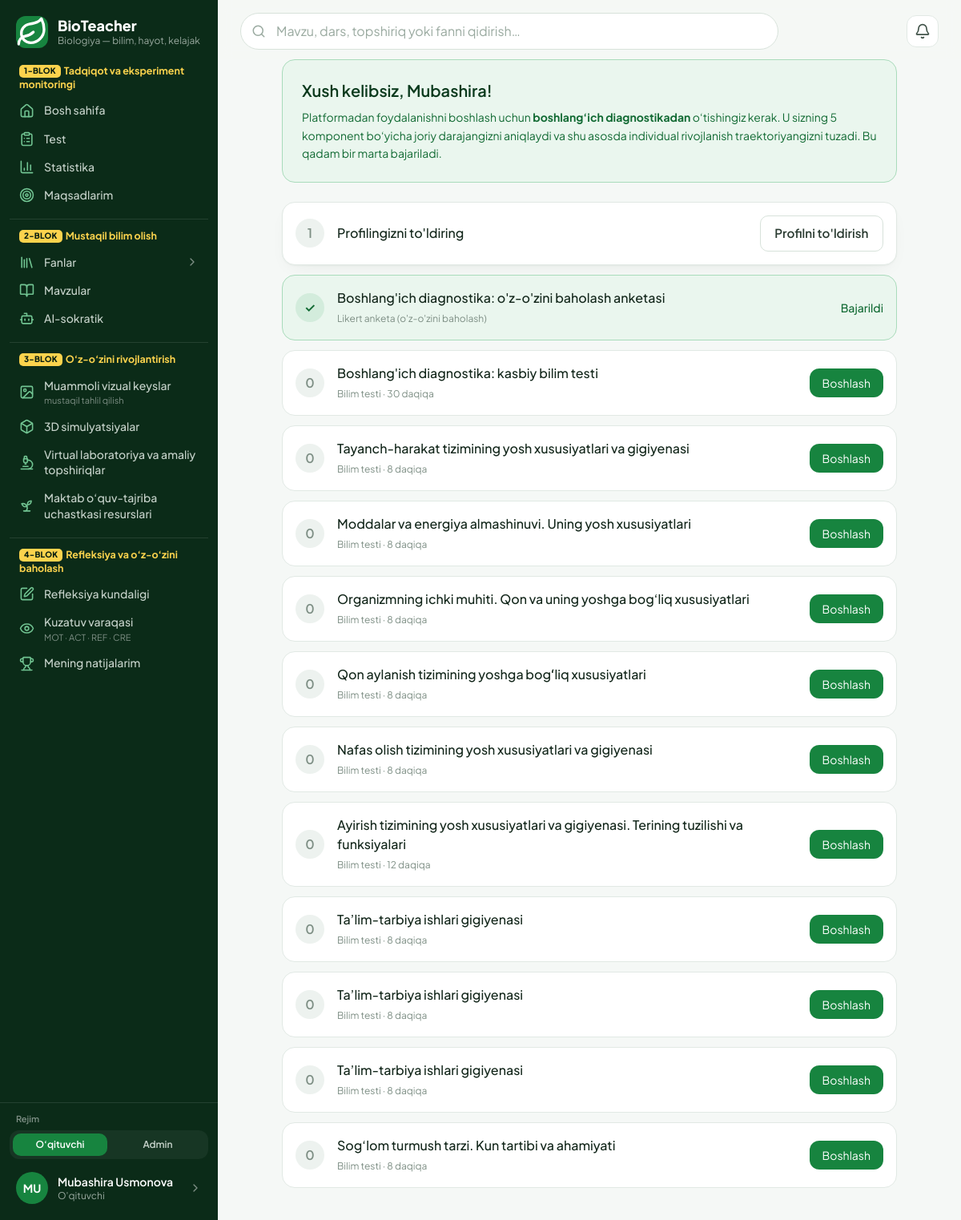
Page /hisob/boshlash/ (signed in) on the committed database.
### accounts/models.py (models this page shows, shortened)
class MenuItem(models.Model):
    key = models.CharField("band kaliti", max_length=60, unique=True)
    group = models.ForeignKey(
        "MenuGroup", on_delete=models.CASCADE, null=True, related_name="items", verbose_name="blok",
    )
    parent = models.ForeignKey(
        "self", on_delete=models.CASCADE, null=True, blank=True, related_name="children",
        verbose_name="ota band",
    )
    order = models.PositiveSmallIntegerField("tartib", default=0)
    label = models.CharField("nom", max_length=60, blank=True, help_text="Bo'sh — sahifaning standart nomi.")
    page = models.CharField("sahifa", max_length=60, blank=True)
    url = models.CharField("havola", max_length=300, blank=True)
    icon = models.CharField("ikonka", max_length=20, blank=True, help_text="Bo'sh — sahifa ikonkasi.")
    hint = models.CharField("izoh", max_length=60, blank=True)
    class Meta:
        verbose_name = "menyu bandi"
        verbose_name_plural = "menyu bandlari"
        ordering = ["order", "id"]

class User(AbstractUser):
    email = models.EmailField("email", unique=True)
    email_verified = models.BooleanField("email tasdiqlangan", default=False)
    last_login_ip = models.GenericIPAddressField("oxirgi IP", null=True, blank=True)
    USERNAME_FIELD = "email"
    REQUIRED_FIELDS = []
    objects = UserManager()
    class Meta:
        verbose_name = "foydalanuvchi"
        verbose_name_plural = "foydalanuvchilar"
    def get_short_name(self):
        return self.first_name or self.email.split("@")[0]

class Profile(SoftDeleteModel):
    user = models.OneToOneField(User, on_delete=models.CASCADE, related_name="profile")
    role = models.CharField("faol rol", max_length=20, choices=Role.choices, default=Role.TEACHER)
    roles = models.CharField("berilgan rollar", max_length=100, blank=True, default="")
    otm = models.CharField("OTM", max_length=200, blank=True)
    faculty = models.CharField("fakultet", max_length=200, blank=True)
    course = models.PositiveSmallIntegerField("kurs", null=True, blank=True)
    study_arm = models.CharField(
        "tadqiqot bo'linmasi", max_length=1, choices=StudyArm.choices, default=StudyArm.NONE,
    )
    phone = models.CharField("telefon", max_length=32, blank=True)
    avatar = models.ImageField("avatar", upload_to="avatars/%Y/%m/", blank=True)
    bio = models.TextField("qisqacha", blank=True)
    research_consent = models.BooleanField("tadqiqotda ishtirok roziligi", default=False)
    research_consent_at = models.DateTimeField(null=True, blank=True)
    respondent_id = models.UUIDField("respondent ID", default=uuid.uuid4, unique=True, editable=False)
    onboarding_done = models.BooleanField("onboarding tugallangan", default=False)
    class Meta:
        verbose_name = "profil"
        verbose_name_plural = "profillar"
    @property
    def role_list(self):
        granted = {r.strip() for r in self.roles.split(",") if r.strip()}
        granted.add(self.role)
        if self.user.is_superuser:
            granted.add(Role.ADMIN)
        return [r for r in Role.values if r in granted]
    @property
    def role_choices(self):
        return [(r, Role(r).label) for r in self.role_list]
    @property
    def has_multiple_roles(self):
        return len(self.role_list) > 1
    @property
    def is_admin(self):
        return self.role == Role.ADMIN

### diagnostics/models.py (models this page shows, shortened)
class Questionnaire(SoftDeleteModel):
    class Kind(models.TextChoices):
        LIKERT = "LIKERT", "Likert anketa (o'z-o'zini baholash)"
        TEST = "TEST", "Bilim testi"
        QUIZ = "QUIZ", "Dars mustahkamlash testi"
    DIAGNOSTIC_KINDS = (Kind.LIKERT, Kind.TEST)
    TEST_KINDS = (Kind.TEST, Kind.QUIZ)
    title = models.CharField("nomi", max_length=200)
    slug = models.SlugField("slug", max_length=80, unique=True)
    kind = models.CharField("turi", max_length=10, choices=Kind.choices)
    cut = models.CharField("kesim", max_length=12, choices=Cut.choices, default=Cut.INITIAL)
    description = models.TextField("tavsif", blank=True)
    instruction = models.TextField("ko'rsatma", blank=True)
    question_count = models.PositiveSmallIntegerField(
        "tanlanadigan savollar soni", default=0,
        help_text="0 — barcha savollar. Testda tasodifiy tanlanma uchun ishlatiladi (FR-08).",
    )
    time_limit_minutes = models.PositiveSmallIntegerField("vaqt limiti (daq.)", default=0)
    shuffle_questions = models.BooleanField("savollarni aralashtirish", default=True)
    is_active = models.BooleanField("faol", default=True)
    class Meta:
        verbose_name = "so'rovnoma"
        verbose_name_plural = "so'rovnomalar"
        ordering = ["cut", "kind"]

### accounts/views.py (the view)
# urls.py: path("boshlash/", views.onboarding, name="onboarding"),
@login_required
def onboarding(request):
    from diagnostics.models import Questionnaire
    profile = request.user.profile
    questionnaires = Questionnaire.objects.filter(
        cut=Cut.INITIAL, is_active=True, kind__in=Questionnaire.DIAGNOSTIC_KINDS
    ).order_by("kind")
    done_slugs = set(
        request.user.attempts.filter(status="FINISHED").values_list(
            "questionnaire__slug", flat=True
        )
    )
    steps = [
        {
            "title": "Profilingizni to'ldiring",
            "done": bool(profile.otm and request.user.first_name),
            "url": "accounts:profile_edit",
            "cta": "Profilni to'ldirish",
        },
    ]
    return render(
        request,
        "accounts/onboarding.html",
        {
            "steps": steps,
            "questionnaires": questionnaires,
            "done_slugs": done_slugs,
            "profile": profile,
        },
    )

### accounts/menu.py (called while the page is built)
def active_sections():
    from content.models import Section
    sections = list(Section.objects.filter(is_active=True).order_by("order", "title"))
    for section in sections:
        section.icon_name = SECTION_ICONS.get(section.slug, "leaf")
    return sections

def _resolve(item, sections):
    if item.page.startswith(SECTION_PREFIX):
        section = sections.get(item.page[len(SECTION_PREFIX):])
        if section is None:
            return None
        return {"href": reverse("content:section", args=[section.slug]), "label": section.title,
                "icon": section.icon_name, "page": {}, "slug": section.slug}
    if item.page:
        page = PAGES.get(item.page)
        if page is None:
            return None
        href = reverse(page["url"], args=[page["arg"]] if page.get("arg") else None) if page.get("url") else ""
        return {"href": href, "label": page["label"], "icon": page["icon"], "page": page, "slug": None}
    if item.url:
        return {"href": item.url, "label": item.url, "icon": "link", "page": {}, "slug": None}
    return None

def group_title(group):
    if group.title is not None:
        return group.title
    return DEFAULT_GROUPS.get(group.key, {}).get("title", "")

def _load(audience=None):
    from .models import MenuGroup, MenuItem
    if not MenuGroup.objects.exists():
        seed_defaults(MenuGroup, MenuItem)
    groups = MenuGroup.objects.order_by(F("order").asc(nulls_last=True), "id")
    if audience:
        groups = groups.filter(audience=audience)
    groups = list(groups)
    top, children = defaultdict(list), defaultdict(list)
    for item in MenuItem.objects.filter(group__in=groups).order_by("order", "id"):
        (children[item.parent_id] if item.parent_id else top[item.group_id]).append(item)
    return [(group, [(item, children[item.id]) for item in top[group.id]]) for group in groups]

def _current_section(request):
    match = getattr(request, "resolver_match", None)
    if match is None or match.namespace != "content":
        return None
    return match.kwargs.get("slug") if match.url_name == "section" else match.kwargs.get("section_slug")

### core/enums.py (called while the page is built)
def level_for(percent):
    value = max(0.0, min(100.0, float(percent or 0)))
    for threshold, code, name, wash, step in LEVEL_SCALE:
        if value >= threshold:
            return code, name, wash, step, LEVEL_HINTS[code]
    return "INITIAL", "Boshlang'ich", "scale-1", 1, LEVEL_HINTS["INITIAL"]

### templates/accounts/onboarding.html (shortened to what this page needs)
{% extends "base.html" %}
{% block content %}
<div class="max-w-3xl mx-auto">
  <div class="rounded-2xl border border-brand-200 bg-brand-50 p-6">
    <h2 class="font-semibold text-xl text-brand-900">Xush kelibsiz, {{ user.get_short_name }}!</h2>
    <p class="mt-2 text-sm text-brand-700 leading-relaxed">
      Platformadan foydalanishni boshlash uchun <strong>boshlang‘ich diagnostikadan</strong> o‘tishingiz kerak.
      U sizning 5 komponent bo‘yicha joriy darajangizni aniqlaydi va shu asosda individual
      rivojlanish traektoriyangizni tuzadi. Bu qadam bir marta bajariladi.
    </p>
  </div>
  <ol class="mt-6 space-y-3">
    {% for step in steps %}
      <li class="flex items-center gap-4 section p-4">
        <span class="grid place-items-center w-9 h-9 rounded-full shrink-0 {% if step.done %}bg-brand-100 text-brand-700{% else %}bg-slateg-100 text-slateg-500{% endif %} font-semibold">
          {% if step.done %}✓{% else %}{{ forloop.counter }}{% endif %}
        </span>
        <span class="flex-1">
          <span class="block font-medium text-slateg-900">{{ step.title }}</span>
        </span>
        <a href="{% url step.url %}" class="btn btn-quiet">{{ step.cta }}</a>
      </li>
    {% endfor %}
    {% for q in questionnaires %}
      <li class="flex items-center gap-4 rounded-2xl border {% if q.slug in done_slugs %}border-brand-200 bg-brand-50{% else %}border-slateg-200 bg-white{% endif %} p-4">
        <span class="grid place-items-center w-9 h-9 rounded-full shrink-0 {% if q.slug in done_slugs %}bg-brand-100 text-brand-700{% else %}bg-slateg-100 text-slateg-500{% endif %} font-semibold">
          {% if q.slug in done_slugs %}✓{% else %}{{ forloop.counter|add:steps|length }}{% endif %}
        </span>
        <span class="flex-1">
          <span class="block font-medium text-slateg-900">{{ q.title }}</span>
          <span class="text-xs text-slateg-500">
            {{ q.get_kind_display }}{% if q.time_limit_minutes %} · {{ q.time_limit_minutes }} daqiqa{% endif %}
          </span>
        </span>
        {% if q.slug in done_slugs %}
          <span class="text-sm text-brand-700 font-medium">Bajarildi</span>
        {% else %}
          <a href="{% url 'diagnostics:start' q.slug %}" class="rounded-xl bg-brand-600 px-4 py-2 text-sm text-white hover:bg-brand-700">Boshlash</a>
        {% endif %}
      </li>
    {% empty %}
      <li class="rounded-2xl border border-amberx-200 bg-amberx-50 p-4 text-sm text-amberx-700">
        Diagnostik so‘rovnomalar hali yuklanmagan. Administrator <code>python manage.py seed_demo</code> buyrug‘ini bajarishi kerak.
      </li>
    {% endfor %}
  </ol>
</div>
{% endblock %}

### templates/partials/rail.html (shortened to what this page needs)
{% load static %}
<div class="flex flex-col h-full w-full">
  <a href="{% url 'home:dashboard' %}" class="flex items-center gap-3 px-5 pt-5 pb-5">
    <span class="grid place-items-center w-10 h-10 rounded-xl bg-brand-600 text-white shrink-0">
    </span>
    <span class="min-w-0">
      <span class="block text-white text-lg font-extrabold leading-tight">BioTeacher</span>
      <span class="block text-xs text-slateg-400 truncate">Biologiya — bilim, hayot, kelajak</span>
    </span>
  </a>
  <nav class="flex-1 overflow-y-auto px-3 pb-3" aria-label="Asosiy menyu">
    {% if profile.is_admin %}{% with groups=rail_menu.admin %}{% include "partials/rail_groups.html" %}{% endwith %}
    {% else %}{% with groups=rail_menu.teacher %}{% include "partials/rail_groups.html" %}{% endwith %}
    {% endif %}
  </nav>
  <div class="border-t border-white/10 p-3">
    {% if profile.has_multiple_roles %}
      <form method="post" action="{% url 'accounts:switch_role' %}" class="mb-2">{% csrf_token %}
        <p class="px-2 mb-1.5 text-[11px] font-semibold text-slateg-500">Rejim</p>
        <div class="grid grid-cols-{{ profile.role_choices|length }} gap-1 rounded-xl bg-white/5 p-1" role="group" aria-label="Rolni almashtirish">
          {% for code, label in profile.role_choices %}
            <button name="role" value="{{ code }}"
                    {% if code == profile.role %}aria-pressed="true" disabled{% endif %}
                    class="rounded-lg px-2 py-1.5 text-xs font-semibold truncate
                      {% if code == profile.role %}bg-brand-600 text-white{% else %}text-slateg-300 hover:bg-white/10 hover:text-white{% endif %}">
              {% if code == 'ADMIN' %}Admin{% else %}O‘qituvchi{% endif %}
            </button>
          {% endfor %}
        </div>
      </form>
    {% endif %}
    <a href="{% url 'home:cabinet' %}"
       class="flex items-center gap-3 rounded-xl px-2 py-2 hover:bg-white/5 group">
      {% if profile.avatar %}
        <img src="{{ profile.avatar.url }}" alt="" class="w-10 h-10 rounded-full object-cover shrink-0">
      {% else %}
        <span aria-hidden="true" class="grid place-items-center w-10 h-10 rounded-full bg-brand-600 text-white text-sm font-bold shrink-0">
          {{ user.first_name|slice:":1"|upper|default:"B" }}{{ user.last_name|slice:":1"|upper }}
        </span>
      {% endif %}
      <span class="min-w-0 flex-1">
        <span class="block text-sm font-semibold text-white truncate">{{ user.get_full_name|default:user.email }}</span>
        <span class="block text-xs text-slateg-400">{{ profile.get_role_display }}</span>
      </span>
      <span class="text-slateg-500 group-hover:text-white shrink-0 w-4 h-4">
      </span>
    </a>
  </div>
</div>

### templates/partials/rail_item.html (shortened to what this page needs)
<a href="{{ href }}"
   class="flex items-center gap-3 rounded-xl px-3 py-2 text-sm font-medium
     {% if active %}bg-brand-600 text-white shadow-[0_6px_16px_-8px_rgba(23,132,63,.9)]{% else %}text-slateg-300 hover:bg-white/5 hover:text-white{% endif %}">
  <span class="shrink-0 w-[19px] h-[19px] grid place-items-center {% if not active %}text-brand-300{% endif %}">
  </span>
  <span class="flex-1 min-w-0">
    <span class="rail-label block leading-snug">{{ label }}</span>
    {% if hint %}
      <span class="block mt-0.5 text-[11px] font-normal leading-tight {% if active %}text-white/75{% else %}text-slateg-500{% endif %}">{{ hint }}</span>
    {% endif %}
  </span>
</a>

### templates/base.html (style rules this page uses)
:root { --brand: #17843F; --brand-dark: #116A33; --page: #F5F8F6; --line: #E1E9E4; }
html { -webkit-text-size-adjust: 100%; }
body { -webkit-font-smoothing: antialiased; }
.btn { display: inline-flex; align-items: center; justify-content: center; gap: .5rem; border-radius: 10px; padding: .62rem 1.1rem; font-weight: 600; font-size: .95rem; border: 1px solid transparent; cursor: pointer; transition: background .15s, border-color .15s; }
.btn-quiet { background:#fff; color:#2A3B31; border-color:#D7E2DA; }
.section { background:#fff; border:1px solid var(--line); border-radius:16px; padding:1.25rem 1.35rem; margin-top:1.25rem; box-shadow: 0 1px 2px rgba(11,43,24,.04), 0 8px 24px -12px rgba(11,43,24,.10); }
.section:first-child { margin-top: 0; }
[class*="space-y-"] > .section { margin-top: 0; }

### rows in the picture
MenuItem: group "mustaqil tahlil qilish"
MenuItem: group "MOT · ACT · REF · CRE"
User: first_name "M", last_name "U", get_full_name "Mubashira Usmonova", get_short_name "Mubashira"
Profile: role "O'qituvchi"
Questionnaire: title "Boshlang'ich diagnostika: o'z-o'zini baholash anketasi", kind "Likert anketa (o'z-o'zini baholash)", slug "Bajarildi"
Questionnaire: title "Boshlang'ich diagnostika: kasbiy bilim testi", kind "Bilim testi", time_limit_minutes "30", slug "Boshlash"
Questionnaire: title "Tayanch-harakat tizimining yosh xususiyatlari va gigiyenasi", kind "Bilim testi", time_limit_minutes "8", shows "Boshlash"
Questionnaire: title "Moddalar va energiya almashinuvi. Uning yosh xususiyatlari", kind "Bilim testi", time_limit_minutes "8", shows "Boshlash"
Questionnaire: title "Organizmning ichki muhiti. Qon va uning yoshga bog‘liq xususiyatlari", kind "Bilim testi", time_limit_minutes "8", shows "Boshlash"
Questionnaire: title "Qon aylanish tizimining yoshga bogʻliq xususiyatlari", kind "Bilim testi", time_limit_minutes "8", shows "Boshlash"
Questionnaire: title "Nafas olish tizimining yosh xususiyatlari va gigiyenasi", kind "Bilim testi", time_limit_minutes "8", shows "Boshlash"
Questionnaire: title "Ayirish tizimining yosh xususiyatlari va gigiyenasi. Terining tuzilishi va funksiyalari", kind "Bilim testi", time_limit_minutes "12", shows "Boshlash"
Questionnaire: title "Ta’lim-tarbiya ishlari gigiyenasi", kind "Bilim testi", time_limit_minutes "8", shows "Boshlash"
Questionnaire: title "Ta’lim-tarbiya ishlari gigiyenasi", kind "Bilim testi", time_limit_minutes "8", shows "Boshlash"
Questionnaire: title "Ta’lim-tarbiya ishlari gigiyenasi", kind "Bilim testi", time_limit_minutes "8", shows "Boshlash"
Questionnaire: title "Sog‘lom turmush tarzi. Kun tartibi va ahamiyati", kind "Bilim testi", time_limit_minutes "8", shows "Boshlash"

### other values in the picture
{{ group.badge }} "1-BLOK" "2-BLOK" "3-BLOK" "4-BLOK"
{{ group.text }} "Tadqiqot va eksperiment monitoringi" "Mustaqil bilim olish" "O‘z-o‘zini rivojlantirish" "Refleksiya va o‘z-o‘zini baholash"
{{ label }} "Bosh sahifa" "Test" "Statistika" "Maqsadlarim" "Mavzular" "AI-sokratik" "Muammoli vizual keyslar" "3D simulyatsiyalar" "Virtual laboratoriya va amaliy topshiriqlar" "Maktab o‘quv-tajriba uchastkasi resurslari" "Refleksiya kundaligi" "Kuzatuv varaqasi" "Mening natijalarim"
{{ item.label }} "Fanlar"
{{ step.title }} "Profilingizni to'ldiring"
{{ step.cta }} "Profilni to'ldirish"
